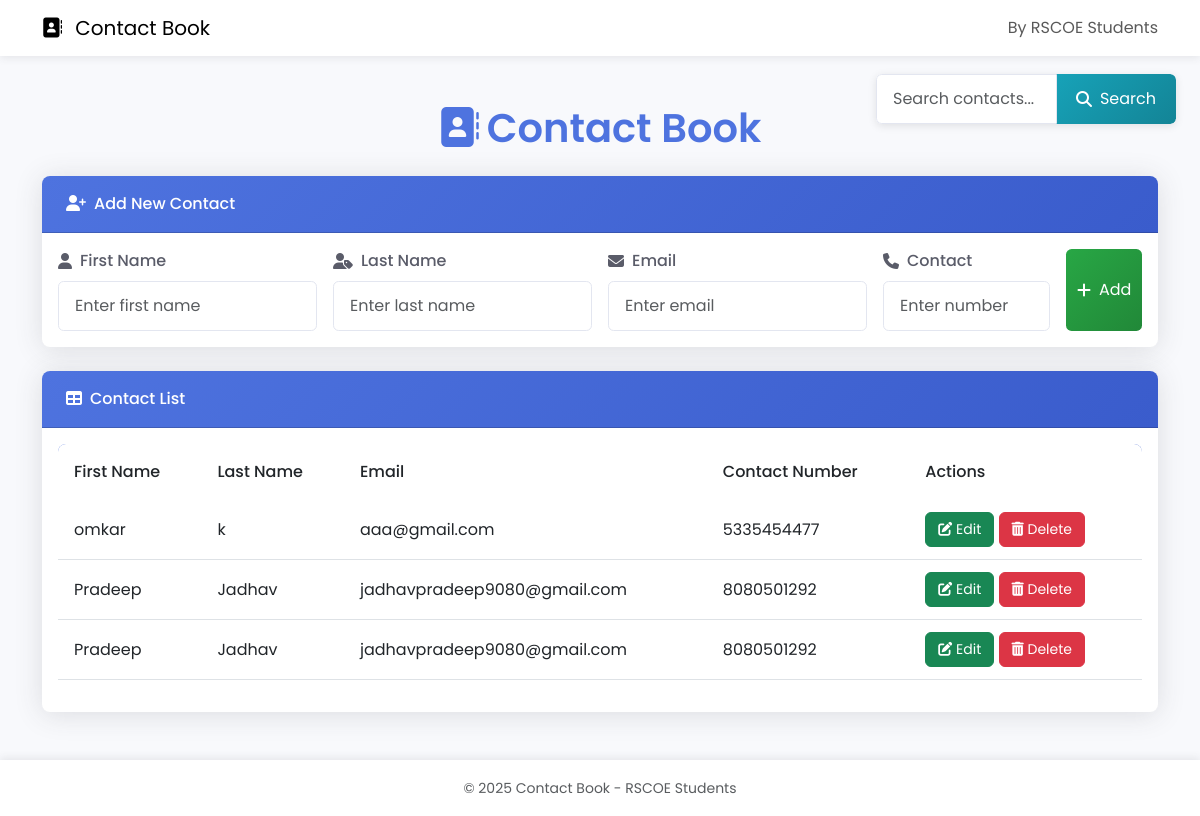
The app's page /, older data.
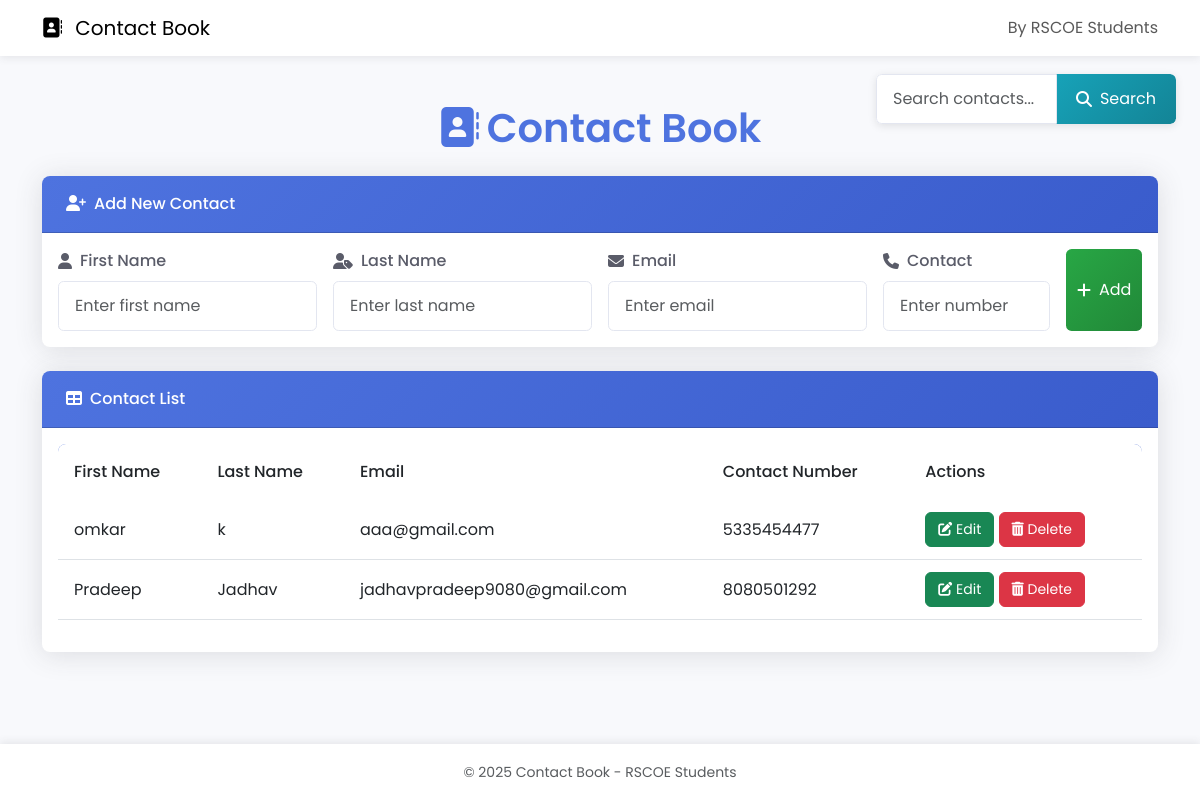
The same page, newer data.
### home/models.py (models this page shows)
class Contact(models.Model):
    FirstName=models.CharField(max_length=30)
    LastName=models.CharField(max_length=30)
    Email=models.EmailField()
    ContactNumber=models.CharField(max_length=10)

### home/views.py (the view, shortened to what this page needs)
# urls.py: path('', views.saveinfo, name='saveinfo'),
def saveinfo(request):
    Data = Contact.objects.all()
    return render(request,"index.html",{'Data':Data})

### templates/index.html (shortened to what the changed rows need)
{% load static %}
<!DOCTYPE html>
<html lang="en">
<head>
    <link href="https://cdn.jsdelivr.net/npm/bootstrap@5.3.0/dist/css/bootstrap.min.css" rel="stylesheet">
    <link rel="stylesheet" href="https://cdnjs.cloudflare.com/ajax/libs/font-awesome/6.4.0/css/all.min.css">
</head>
<body>
    <div class="container py-4">
        <h1 class="header">
            <i class="fas fa-address-book me-2"></i>Contact Book
        </h1>
        <div class="card">
            <div class="card-body">
                <div class="table-responsive">
                    <table class="table table-hover">
                        <thead>
                            <tr>
                                <th>First Name</th>
                                <th>Last Name</th>
                                <th>Email</th>
                                <th>Contact Number</th>
                                <th>Actions</th>
                            </tr>
                        </thead>
                        <tbody>
                            {% for info in Data %}
                            <tr>
                                <td>{{ info.FirstName }}</td>
                                <td>{{ info.LastName }}</td>
                                <td>{{ info.Email }}</td>
                                <td>{{ info.ContactNumber }}</td>
                                <td class="action-btns">
                                    <a href="{% url 'edit' info.id %}" class="btn btn-success btn-action">
                                        <i class="fas fa-edit"></i> Edit
                                    </a>
                                    <a href="{% url 'delete' info.id %}" class="btn btn-danger btn-action">
                                        <i class="fas fa-trash-alt"></i> Delete
                                    </a>
                                </td>
                            </tr>
                            {% endfor %}
                        </tbody>
                    </table>
                </div>
            </div>
        </div>
    </div>
</body>
</html>

Row changes from the older to the newer data that the page shows:
removed Contact: FirstName "Pradeep", LastName "Jadhav", Email "jadhavpradeep9080@gmail.com", ContactNumber "8080501292"
